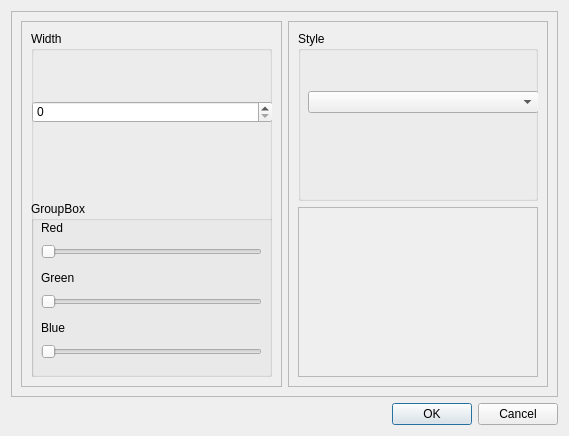
<?xml version="1.0" encoding="UTF-8"?>
<ui version="4.0">
 <class>Dialog</class>
 <widget class="QDialog" name="Dialog">
  <property name="geometry">
   <rect>
    <x>0</x>
    <y>0</y>
    <width>569</width>
    <height>436</height>
   </rect>
  </property>
  <property name="windowTitle">
   <string>Dialog</string>
  </property>
  <layout class="QGridLayout" name="gridLayout">
   <item row="0" column="0">
    <widget class="QFrame" name="frame">
     <property name="frameShape">
      <enum>QFrame::StyledPanel</enum>
     </property>
     <property name="frameShadow">
      <enum>QFrame::Raised</enum>
     </property>
     <layout class="QHBoxLayout" name="horizontalLayout">
      <item>
       <widget class="QFrame" name="frame_2">
        <property name="frameShape">
         <enum>QFrame::StyledPanel</enum>
        </property>
        <property name="frameShadow">
         <enum>QFrame::Raised</enum>
        </property>
        <layout class="QVBoxLayout" name="verticalLayout_2">
         <item>
          <widget class="QGroupBox" name="groupBox">
           <property name="title">
            <string>Width</string>
           </property>
           <widget class="QSpinBox" name="spinBox">
            <property name="geometry">
             <rect>
              <x>1</x>
              <y>70</y>
              <width>241</width>
              <height>22</height>
             </rect>
            </property>
            <property name="maximum">
             <number>25</number>
            </property>
           </widget>
           <widget class="QGroupBox" name="groupBox_2">
            <property name="geometry">
             <rect>
              <x>0</x>
              <y>170</y>
              <width>243</width>
              <height>181</height>
             </rect>
            </property>
            <property name="title">
             <string>GroupBox</string>
            </property>
            <widget class="QSlider" name="SliderRed">
             <property name="geometry">
              <rect>
               <x>10</x>
               <y>40</y>
               <width>221</width>
               <height>22</height>
              </rect>
             </property>
             <property name="maximum">
              <number>255</number>
             </property>
             <property name="orientation">
              <enum>Qt::Horizontal</enum>
             </property>
            </widget>
            <widget class="QSlider" name="SliderGreen">
             <property name="geometry">
              <rect>
               <x>10</x>
               <y>90</y>
               <width>221</width>
               <height>22</height>
              </rect>
             </property>
             <property name="maximum">
              <number>255</number>
             </property>
             <property name="orientation">
              <enum>Qt::Horizontal</enum>
             </property>
            </widget>
            <widget class="QSlider" name="SliderBlue">
             <property name="geometry">
              <rect>
               <x>10</x>
               <y>140</y>
               <width>221</width>
               <height>22</height>
              </rect>
             </property>
             <property name="maximum">
              <number>255</number>
             </property>
             <property name="orientation">
              <enum>Qt::Horizontal</enum>
             </property>
            </widget>
            <widget class="QLabel" name="label">
             <property name="geometry">
              <rect>
               <x>10</x>
               <y>20</y>
               <width>47</width>
               <height>13</height>
              </rect>
             </property>
             <property name="text">
              <string>Red</string>
             </property>
            </widget>
            <widget class="QLabel" name="label_2">
             <property name="geometry">
              <rect>
               <x>10</x>
               <y>70</y>
               <width>47</width>
               <height>13</height>
              </rect>
             </property>
             <property name="text">
              <string>Green</string>
             </property>
            </widget>
            <widget class="QLabel" name="label_3">
             <property name="geometry">
              <rect>
               <x>10</x>
               <y>120</y>
               <width>47</width>
               <height>13</height>
              </rect>
             </property>
             <property name="text">
              <string>Blue</string>
             </property>
            </widget>
           </widget>
          </widget>
         </item>
        </layout>
       </widget>
      </item>
      <item>
       <widget class="QFrame" name="frame_3">
        <property name="frameShape">
         <enum>QFrame::StyledPanel</enum>
        </property>
        <property name="frameShadow">
         <enum>QFrame::Raised</enum>
        </property>
        <layout class="QVBoxLayout" name="verticalLayout_3">
         <item>
          <widget class="QGroupBox" name="groupBox_3">
           <property name="title">
            <string>Style</string>
           </property>
           <widget class="QComboBox" name="comboBox">
            <property name="geometry">
             <rect>
              <x>10</x>
              <y>60</y>
              <width>231</width>
              <height>22</height>
             </rect>
            </property>
           </widget>
          </widget>
         </item>
         <item>
          <widget class="Pattern" name="frame_4">
           <property name="frameShape">
            <enum>QFrame::StyledPanel</enum>
           </property>
           <property name="frameShadow">
            <enum>QFrame::Raised</enum>
           </property>
          </widget>
         </item>
        </layout>
       </widget>
      </item>
     </layout>
    </widget>
   </item>
   <item row="1" column="0">
    <widget class="QDialogButtonBox" name="buttonBox">
     <property name="orientation">
      <enum>Qt::Horizontal</enum>
     </property>
     <property name="standardButtons">
      <set>QDialogButtonBox::Cancel|QDialogButtonBox::Ok</set>
     </property>
    </widget>
   </item>
  </layout>
 </widget>
 <customwidgets>
  <customwidget>
   <class>Pattern</class>
   <extends>QFrame</extends>
   <header>pattern.h</header>
   <container>1</container>
  </customwidget>
 </customwidgets>
 <resources/>
 <connections>
  <connection>
   <sender>buttonBox</sender>
   <signal>accepted()</signal>
   <receiver>Dialog</receiver>
   <slot>accept()</slot>
   <hints>
    <hint type="sourcelabel">
     <x>248</x>
     <y>254</y>
    </hint>
    <hint type="destinationlabel">
     <x>157</x>
     <y>274</y>
    </hint>
   </hints>
  </connection>
  <connection>
   <sender>buttonBox</sender>
   <signal>rejected()</signal>
   <receiver>Dialog</receiver>
   <slot>reject()</slot>
   <hints>
    <hint type="sourcelabel">
     <x>316</x>
     <y>260</y>
    </hint>
    <hint type="destinationlabel">
     <x>286</x>
     <y>274</y>
    </hint>
   </hints>
  </connection>
 </connections>
</ui>
